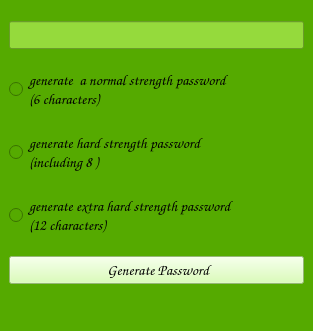
<?xml version="1.0" encoding="UTF-8"?>
<ui version="4.0">
 <class>MainWindow</class>
 <widget class="QMainWindow" name="MainWindow">
  <property name="geometry">
   <rect>
    <x>0</x>
    <y>0</y>
    <width>313</width>
    <height>331</height>
   </rect>
  </property>
  <property name="windowTitle">
   <string>MainWindow</string>
  </property>
  <property name="styleSheet">
   <string notr="true">background-color: rgb(85, 170, 0);</string>
  </property>
  <widget class="QWidget" name="centralwidget">
   <layout class="QGridLayout" name="gridLayout">
    <item row="0" column="0">
     <widget class="QLineEdit" name="textbox_password">
      <property name="font">
       <font>
        <family>Comic Sans MS</family>
        <pointsize>11</pointsize>
       </font>
      </property>
      <property name="styleSheet">
       <string notr="true">background-color: rgb(149, 218, 60);</string>
      </property>
     </widget>
    </item>
    <item row="1" column="0">
     <widget class="QRadioButton" name="radioB_normal">
      <property name="font">
       <font>
        <family>Comic Sans MS</family>
        <pointsize>11</pointsize>
       </font>
      </property>
      <property name="text">
       <string>generate  a normal strength password
(6 characters)</string>
      </property>
     </widget>
    </item>
    <item row="2" column="0">
     <widget class="QRadioButton" name="radioB_hard">
      <property name="font">
       <font>
        <family>Comic Sans MS</family>
        <pointsize>11</pointsize>
       </font>
      </property>
      <property name="text">
       <string>generate hard strength password
(including 8 )</string>
      </property>
     </widget>
    </item>
    <item row="3" column="0">
     <widget class="QRadioButton" name="radioB_extrahard">
      <property name="font">
       <font>
        <family>Comic Sans MS</family>
        <pointsize>11</pointsize>
       </font>
      </property>
      <property name="text">
       <string>generate extra hard strength password
(12 characters)</string>
      </property>
     </widget>
    </item>
    <item row="4" column="0">
     <widget class="QPushButton" name="btn_generate">
      <property name="font">
       <font>
        <family>Comic Sans MS</family>
        <pointsize>11</pointsize>
       </font>
      </property>
      <property name="styleSheet">
       <string notr="true">background-color: rgb(209, 255, 165);</string>
      </property>
      <property name="text">
       <string> Generate Password</string>
      </property>
     </widget>
    </item>
   </layout>
  </widget>
  <widget class="QMenuBar" name="menubar">
   <property name="geometry">
    <rect>
     <x>0</x>
     <y>0</y>
     <width>313</width>
     <height>22</height>
    </rect>
   </property>
  </widget>
  <widget class="QStatusBar" name="statusbar"/>
 </widget>
 <resources/>
 <connections/>
</ui>
